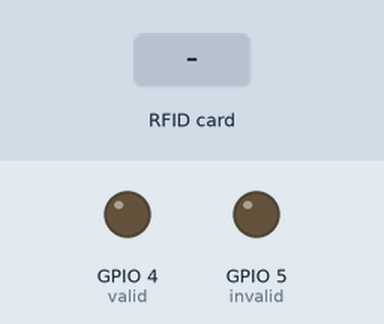
This sketch was run on a simulated ESP8266 (NodeMCU). On the bench: output pins drawn as LEDs (lit = HIGH). Inputs (shaded band) come from the test bench. WiFi joins after 1.5 s; servers stay silent unless stated; what the sketch prints to the serial monitor is not drawn.

Above: at 2.8 s.
2.9 s: RFID card 5E 7A 19 C4 held to the reader
At 3.4 s:
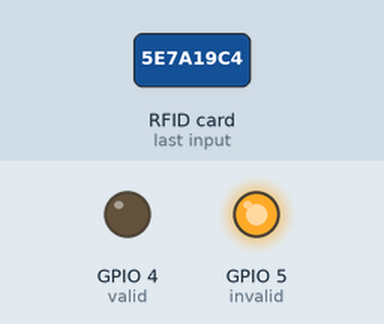
Timing chart, 0 to 6.4 s (numbered marks = the images above; inputs shaded):
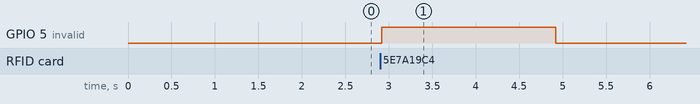

Measured:
- after the input at 2.9 s, GPIO 5 (invalid): LOW → HIGH at once, → LOW 2.0 s later

The sketch:

sketch_mar08a.ino
```cpp
#include <SPI.h>
#include <MFRC522.h>
#include <String.h>
//#include <WiFiClient.h>
#include<ESP8266WiFi.h>

#define RST_PIN         0          // Configurable, see typical pin layout above
#define SS_PIN          2         // Configurable, see typical pin layout above
#define valid           4
#define invalid         5

MFRC522 mfrc522(SS_PIN, RST_PIN);  // Create MFRC522 instance
String uidString;
char ssid[] = "Manthan";      // your network SSID (name)
char password[] = "manthan2299";   // your network password
char server[] = "192.168.43.169";
char valid_uid[]="461267867";
int status = WL_IDLE_STATUS;
WiFiClient client;

void setup() {
  Serial.begin(9600);   // Initialize serial communications with the PC
  while (!Serial);    // Do nothing if no serial port is opened (added for Arduinos based on ATMEGA32U4)
  SPI.begin();      // Init SPI bus
  mfrc522.PCD_Init();   // Init MFRC522
  delay(4);       // Optional delay. Some board do need more time after init to be ready, see Readme
  mfrc522.PCD_DumpVersionToSerial();
  pinMode(valid,OUTPUT);
  pinMode(invalid,OUTPUT);
  WiFi.begin(ssid, password);
  Serial.println("Connecting");
  while(WiFi.status() != WL_CONNECTED) {
    delay(500);
    Serial.print(".");
  }
  Serial.println("");
  Serial.print("Connected to WiFi network with IP Address: ");
  Serial.println(WiFi.localIP());
                    // Show details of PCD - MFRC522 Card Reader details
  Serial.println(F("Scan PICC to see UID, SAK, type, and data blocks..."));
  if (!status) {
    Serial.println("Could not find a valid BME280 sensor, check wiring or change I2C address!");

  }
}
void loop() {
  // Reset the loop if no new card present on the sensor/reader. This saves the entire process when idle.
  if ( mfrc522.PICC_IsNewCardPresent()) {
    readRFID();
    delay(1500);
    return;
  }

}
void readRFID() {
  mfrc522.PICC_ReadCardSerial();
  Serial.print("Tag UID: ");
  uidString = String(mfrc522.uid.uidByte[0])  + String(mfrc522.uid.uidByte[1])  +
    String(mfrc522.uid.uidByte[2])  + String(mfrc522.uid.uidByte[3]);
  Serial.println(uidString);
  if(uidString==valid_uid){

  digitalWrite(valid,HIGH);
  delay(2000);
  digitalWrite(valid,LOW);

  if (client.connect(server, 81)) {
    Serial.println("--> connection ok\n");
     // And this is what we did in the testing section above. We are making a GET request just like we would from our browser but now with live data from the senso

  client.print("GET /post_data.php?"); // This
  client.print("value="); // This
  client.print(uidString);
  client.println(" HTTP/1.1"); // Part of the GET request
  client.print( "Host: " );
  client.println(server);
  client.println("Connection: close");
  client.println(); // Empty line
  client.println(); // Empty line
  client.stop();
  }
  else{
     // If Arduino can't connect to the server (your computer or web page)
    Serial.println("--> connection failed\n");
  }}
  else{
     digitalWrite(invalid,HIGH);
     delay(2000);
     digitalWrite(invalid,LOW);

  }
  // Sound the buzzer when a card is read

}
```
